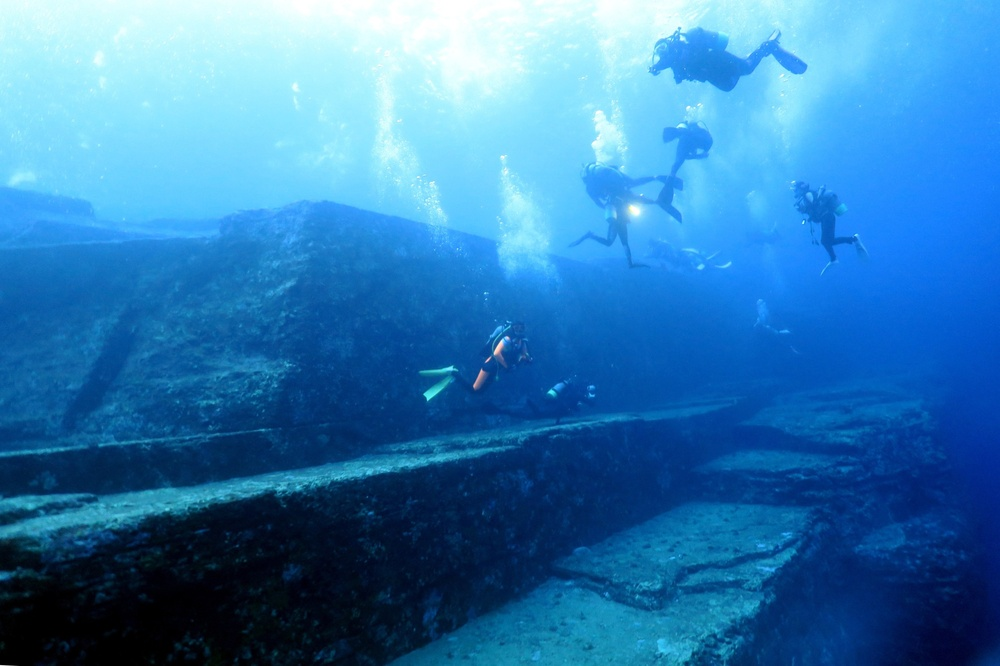
#> input picture input/0004.jpg, 1000 x 666 px, shrunk from 2775 x 1847 before the run
$ python main.py input/0004.jpg
#> lines starting #> are read from the running program, lines starting #| are printed output that depends on the picture
#> in main, image is the input picture: shape (666, 1000, 3); mean B, G, R 178.2, 122.8, 50.2
#!/usr/bin/env python
# coding: utf-8

import os, sys

import numpy as np
import cv2
from matplotlib import pyplot as plt

def showImage(image, title="", cmap=None):
    plt.figure(dpi=188)
    plt.imshow(image, cmap=None, vmin=0, vmax=255)
    plt.axis("off")
    plt.title(title)
    plt.show()


cvtMatrices = {}

cvtMatrices['rgb2xyz'] = np.array([[0.5141, 0.3239, 0.1604],
                                   [0.2651, 0.6702, 0.0641],
                                   [0.0241, 0.1228, 0.8444]])
cvtMatrices['xyz2rgb'] = np.linalg.inv(cvtMatrices['rgb2xyz'])

cvtMatrices['xyz2lms'] = np.array([[0.3897, 0.6890, -0.0787],
                                   [-0.2298, 1.1834, 0.0464],
                                   [0.0000, 0.0000, 1.0000]])
cvtMatrices['lms2xyz'] = np.linalg.inv(cvtMatrices['xyz2lms'])


cvtMatrices['rgb2lms'] = np.dot(cvtMatrices['xyz2lms'], cvtMatrices['rgb2xyz'])
cvtMatrices['lms2rgb'] = np.linalg.inv(cvtMatrices['rgb2lms'])


# LMS2LAB_Matrix1 = np.array([[1/np.sqrt(3), 0.0000, 0.0000],
#                             [0.0000, 1/np.sqrt(6), 0.0000],
#                             [0.0000, 0.0000, 1/np.sqrt(2)]])
# LMS2LAB_Matrix2 = np.array([[1.0000, 1.0000, 1.0000],
#                             [1.0000, 1.0000, -2.0000],
#                             [1.0000, -1.0000, 0.0000]])
# LMS2LAB_Matrix = np.dot(LMS2LAB_Matrix1, LMS2LAB_Matrix2)
cvtMatrices['lms2lab'] = np.array([[0.57735027,  0.57735027,  0.57735027],
                                   [0.40824829,  0.40824829, - 0.81649658],
                                   [0.70710678, - 0.70710678,  0.]])
cvtMatrices['lab2lms'] = np.linalg.inv(cvtMatrices['lms2lab'])


def Normalize(image):
    return image.astype('float32') / np.float32(255)


def Unnormalize(image):
    return image.astype('float32') * np.float32(255)


def gammaCorrection(image, gamma=1.0):
#> called with gamma = 0.2
    return np.power(image, 1.0 / gamma)
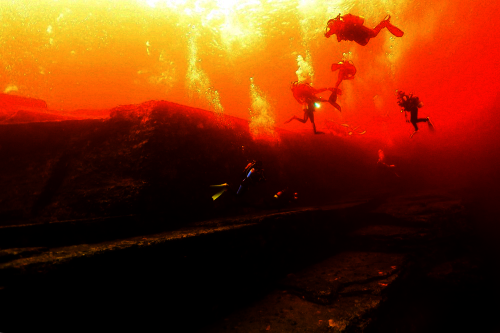
#> returned value: shape (666, 1000, 3) float32 (shown at 1/2 size); mean of channels 0, 1, 2 0.0423, 0.178, 0.435; drawn as B, G, R


def convertRGB2LAB(image):
    image = convertColorSpace(image, 'rgb2lms')
    image = convertColorSpace(image, 'lms2lab')
    return image


def convertLAB2RGB(image):
    image = convertColorSpace(image, 'lab2lms')
    image = convertColorSpace(image, 'lms2rgb')
    return image


def convertColorSpace(image, flag):
#> called with flag = 'rgb2lms'
    imageTmp = image.copy()

    if flag == 'lms2lab':
        # avoid to log0
        imageTmp[imageTmp == 0.0] = np.float32(0.00000000001)
        imageTmp = np.log10(imageTmp).dot(cvtMatrices[flag].T)
    elif flag == 'lab2lms':
        imageTmp = np.power(10, imageTmp.dot(cvtMatrices[flag].T))
    else:
        imageTmp = imageTmp.dot(cvtMatrices[flag].T)
    return imageTmp


def convertGrayWorld(channel):
    return channel - np.median(channel)


def splitChannels(image):
    return np.dsplit(image, 3)


def stackChannels(channels):
    return np.dstack(channels)


def clipChannel(channel):
    channel = np.clip(channel, 0, 255)
    return channel


def correctColor(image):
    gamma = 0.2

    image = Normalize(image)
    image = gammaCorrection(image, gamma=gamma)
    image = convertRGB2LAB(image)

    l, a, b = splitChannels(image)
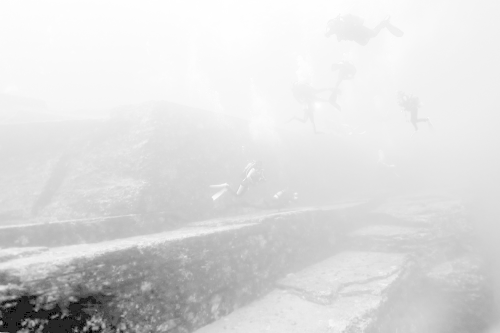
#> l: shape (666, 1000, 1) float64 (shown at 1/2 size); min -22.43, max -0.00247, mean -3.09; drawn with min black and max white
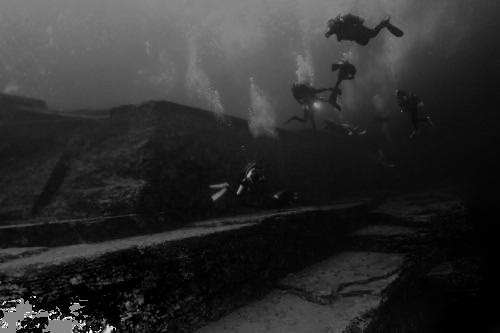
#> a: shape (666, 1000, 1) float64 (shown at 1/2 size); min -0.962, max 0.862, mean -0.635; drawn with min black and max white
    a, b = convertGrayWorld(a), convertGrayWorld(b)
    image = stackChannels((l, a, b))

    image = convertLAB2RGB(image)
#> call 4 of convertColorSpace, with flag = 'lms2rgb'
#> in convertColorSpace (call 4), `imageTmp = imageTmp.dot(cvtMatrices[flag].T)`:
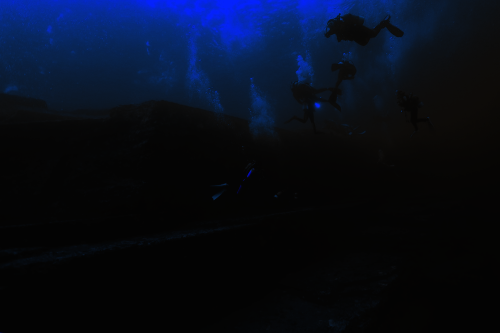
#> imageTmp: shape (666, 1000, 3) float64 (shown at 1/2 size); mean of channels 0, 1, 2 0.569, 0.215, 0.0678; drawn with min black and max white
    image = gammaCorrection(image, gamma=1/gamma)
    image = Unnormalize(image)

    # fit 0 ~ 255
    r, g, b = splitChannels(image)
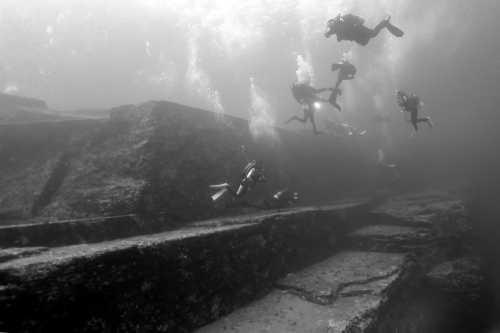
#> r: shape (666, 1000, 1) float32 (shown at 1/2 size); min 0.998, max 359.4, mean 153.7; drawn with min black and max white
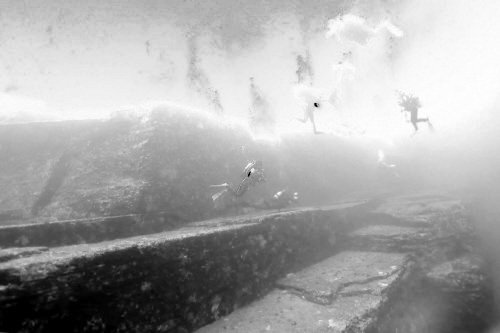
#> b: shape (666, 1000, 1) float32 (shown at 1/2 size); 0.17% of the values are NaN or infinite; the others: min 0.511, max 188.9, mean 124.8; drawn with min black, max white, NaN and infinite black
    r, g, b = clipChannel(r), clipChannel(g), clipChannel(b)
    image = stackChannels((r, g, b))

    return image


def main(imgPath):
    image = cv2.imread(imgPath)
    image = cv2.cvtColor(image, cv2.COLOR_BGR2RGB)

    showImage(np.uint8(image))
    image = correctColor(image)
    showImage(np.uint8(image))
#> call 2 of showImage, with title = ''
#> in showImage (call 2), `plt.show()`:
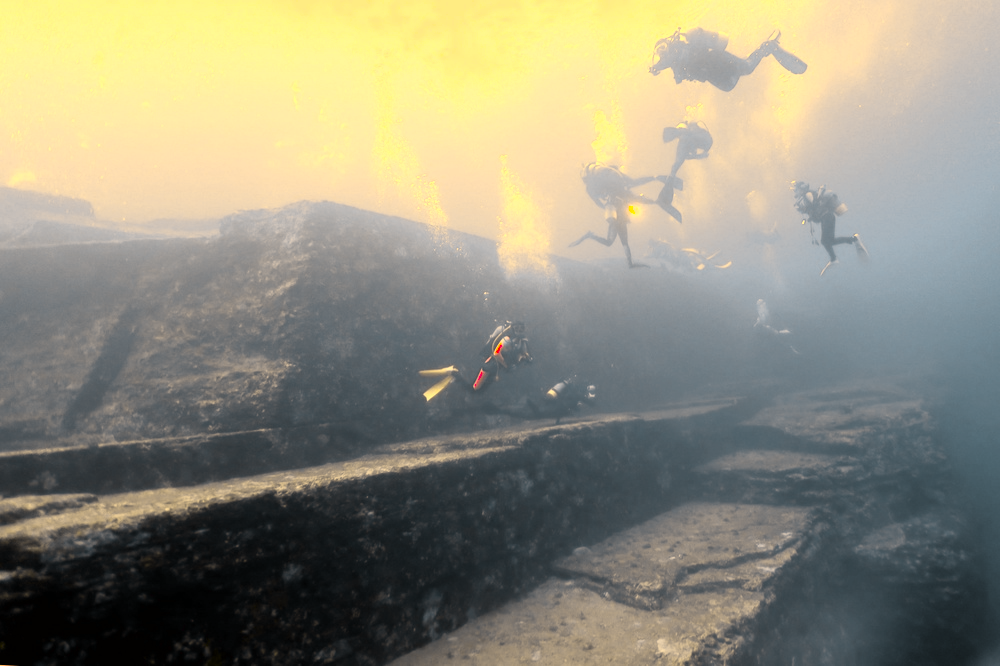
#> shown: shape (666, 1000, 3); mean R, G, B 144.8, 142.4, 124.1

    image = cv2.cvtColor(image, cv2.COLOR_RGB2BGR)
#> image: shape (666, 1000, 3) float32; 0.08% of the values are NaN or infinite; the others: min 0.511, max 255, mean 137.7

    cv2.imwrite('./output/' + os.path.basename(imgPath), image)


if __name__ == '__main__':
    if len(sys.argv) < 2:
        print('Please give a file as argument.')
    elif not os.path.isfile(sys.argv[1]):
        print(sys.argv[1] + " : Not a file or file doesn't exist")
    else:
        main(sys.argv[1])

$ run again, on input/0006.jpg
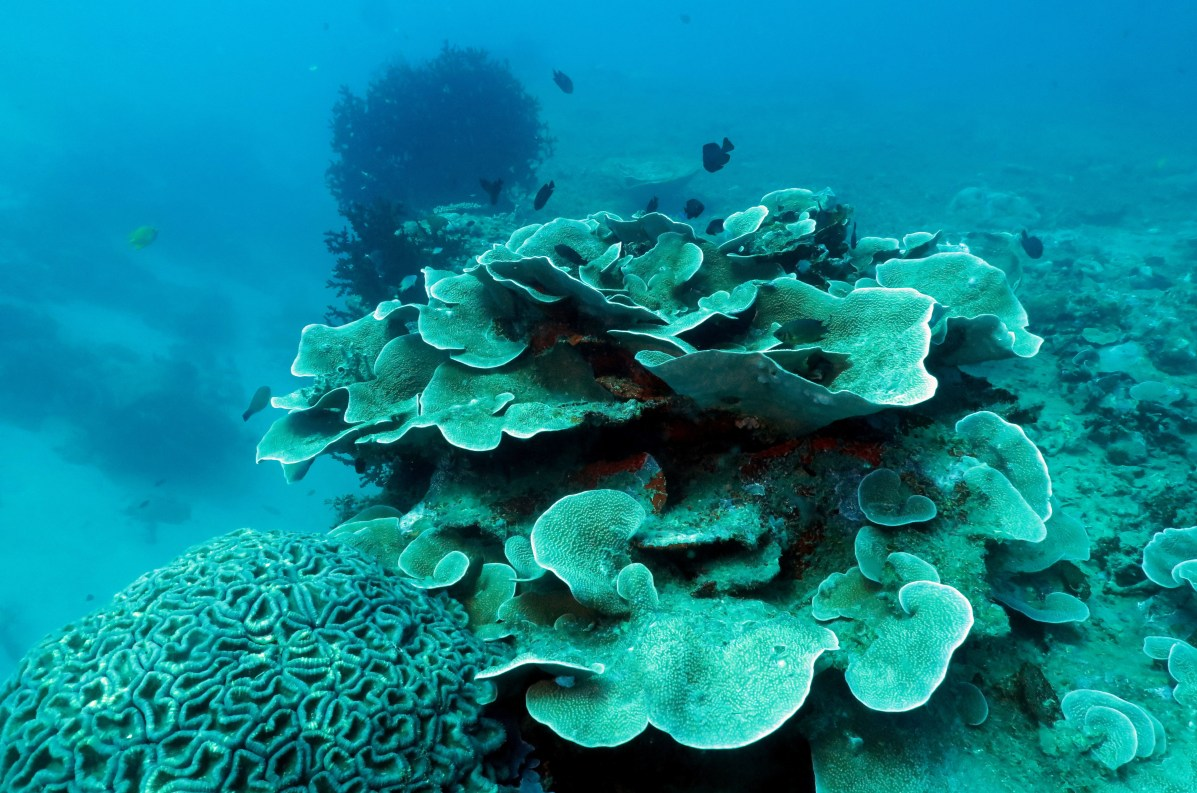
#> input picture input/0006.jpg, 1197 x 793 px
#> in main, image is the input picture: shape (793, 1197, 3); mean B, G, R 146.3, 132.1, 11
#> in correctColor, `r, g, b = splitChannels(image)`:
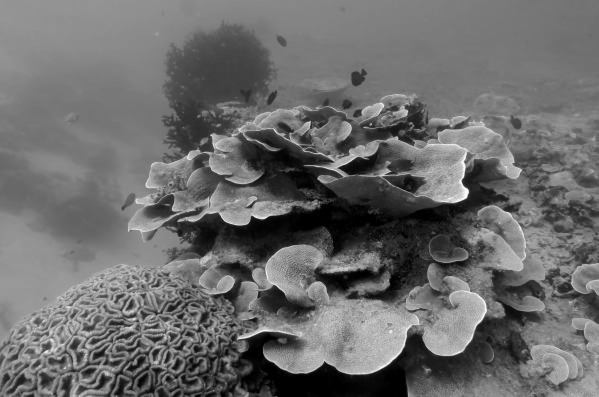
#> r: shape (793, 1197, 1) float32 (shown at 1/2 size); min 0.895, max 307.6, mean 130.4; drawn with min black and max white
#> in correctColor, `r, g, b = splitChannels(image)`:
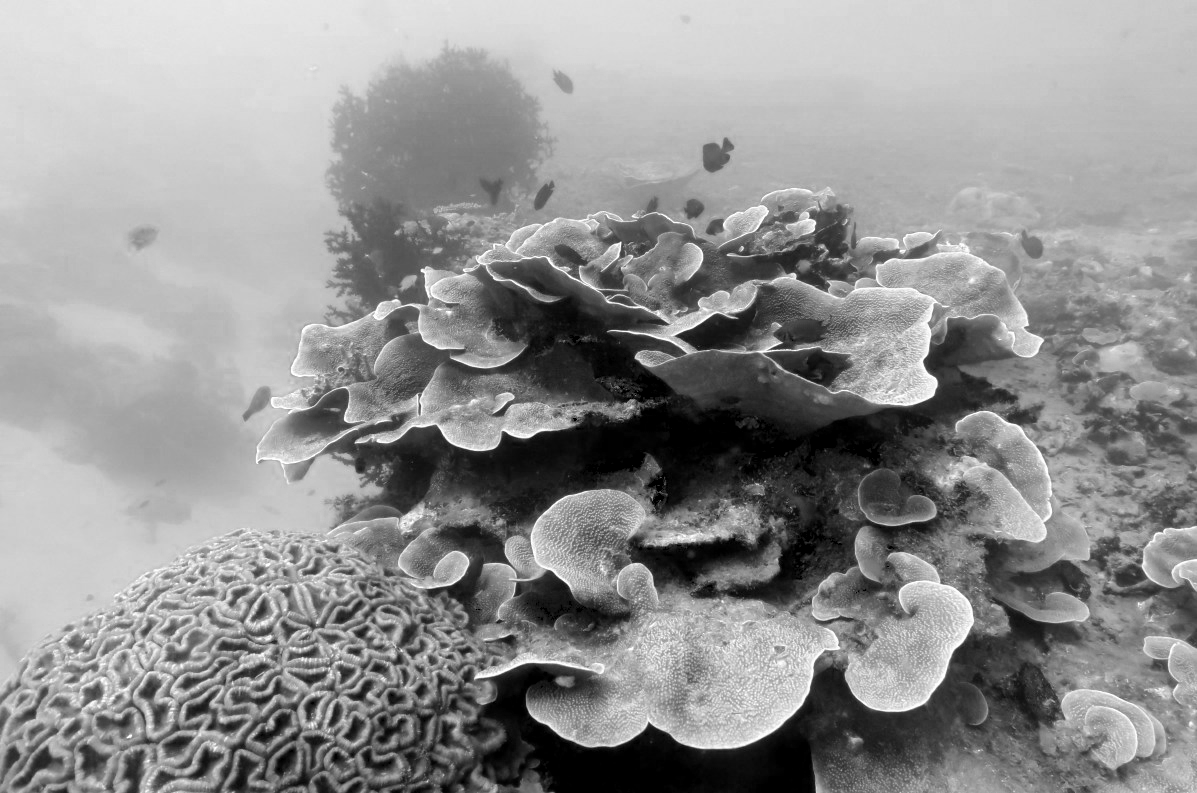
#> b: shape (793, 1197, 1) float32; 0.75% of the values are NaN or infinite; the others: min 0.85, max 230.5, mean 132.9; drawn with min black, max white, NaN and infinite black

$ run again, on input/0007.jpg
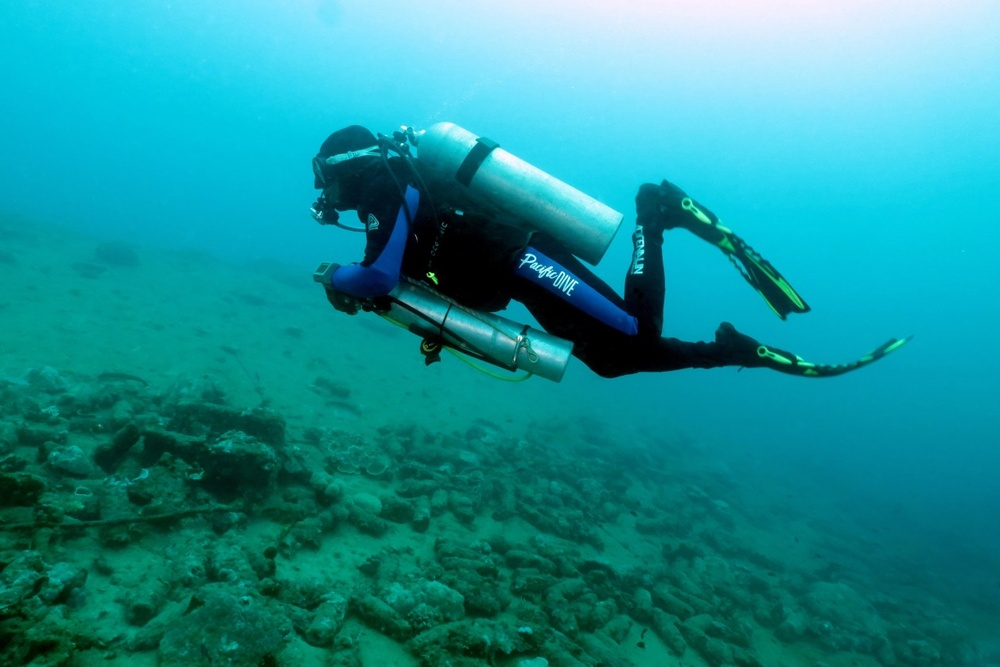
#> input picture input/0007.jpg, 1000 x 667 px, shrunk from 1257 x 838 before the run
#> in main, image is the input picture: shape (667, 1000, 3); mean B, G, R 149.5, 144.1, 28
#> in correctColor, `r, g, b = splitChannels(image)`:
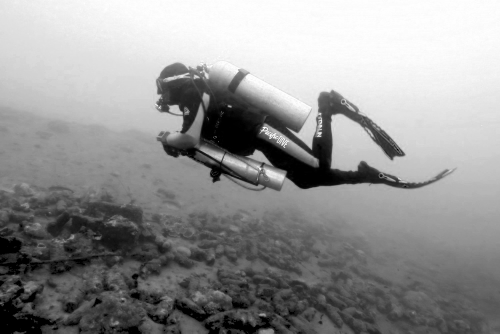
#> b: shape (667, 1000, 1) float32 (shown at 1/2 size); 1.97% of the values are NaN or infinite; the others: min 0.897, max 236.2, mean 139.8; drawn with min black, max white, NaN and infinite black
#> in showImage (call 2), `plt.show()`:
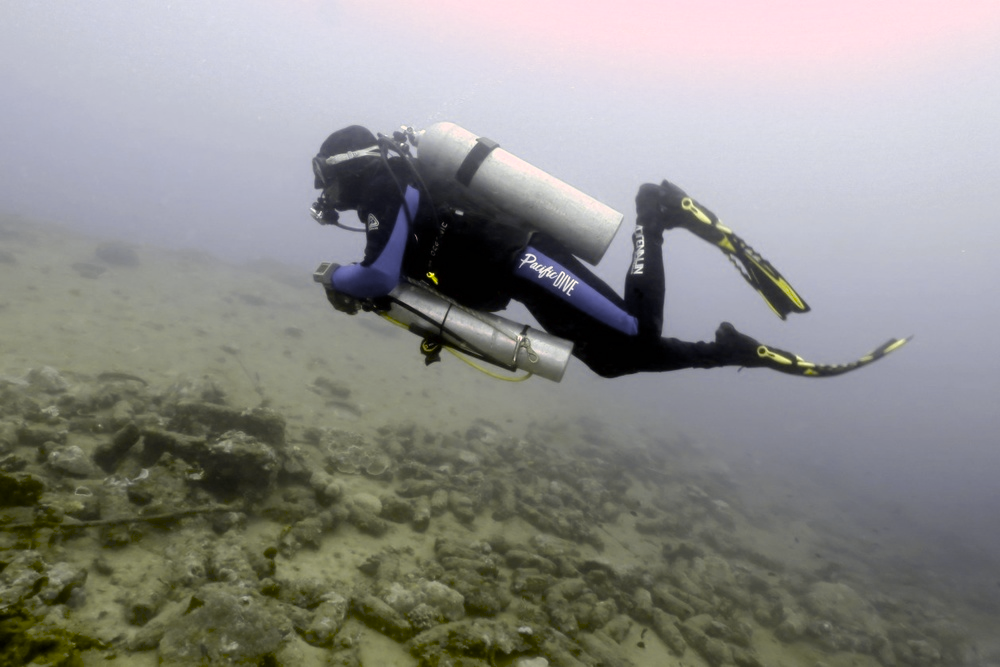
#> shown: shape (667, 1000, 3); mean R, G, B 140.2, 139.6, 136.6
